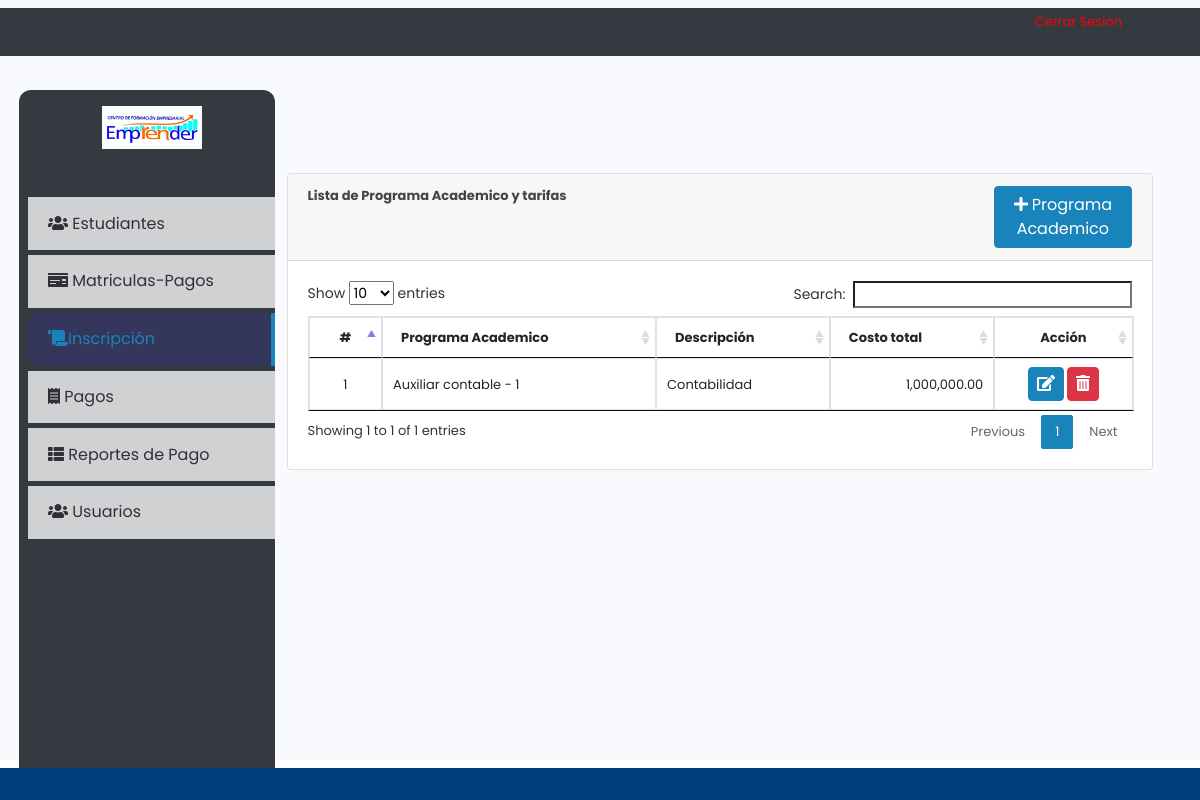
Screenshot of /index.php?page=courses (signed in) with the database file from the repository.
### tables this page shows
CREATE TABLE `courses` (
  `id` int(30) NOT NULL AUTO_INCREMENT,
  `course` varchar(100) NOT NULL,
  `description` text NOT NULL,
  `level` varchar(150) NOT NULL,
  `total_amount` float NOT NULL,
  `date_created` datetime NOT NULL DEFAULT current_timestamp(),
  PRIMARY KEY (`id`)
);

### courses.php (the view, shortened to what this page needs)
<?php include('db_connect.php'); ?>
<div class="container-fluid">
	<div class="col-lg-12">
		<div class="row">
			<div class="col-md-12">
				<div class="card">
					<div class="card-header">
						<b>Lista de Programa Academico y tarifas</b>
						<span class="float:right"><a class="btn btn-primary col-sm-6 col-md-2 float-right" href="javascript:void(0)" id="new_course">
								<i class="fa fa-plus"></i> Programa Academico
							</a></span>
					</div>
					<div class="card-body">
						<table class="table table-condensed table-bordered table-hover">
							<thead>
								<tr>
									<th class="text-center">#</th>
									<th class="">Programa Academico</th>
									<th class="">Descripción</th>
									<th class="">Costo total</th>
									<th class="text-center">Acción</th>
								</tr>
							</thead>
							<tbody>
								<?php
								$i = 1;
								$course = $conn->query("SELECT * FROM courses  order by course asc ");
								while ($row = $course->fetch_assoc()) :
								?>
									<tr>
										<td class="text-center"><?php echo $i++ ?></td>
										<td>
											<?php echo $row['course'] . " - " . $row['level'] ?>
										</td>
										<td class="">
											<p><?php echo $row['description'] ?></p>
										</td>
										<td class="text-right">
											<?php echo number_format($row['total_amount'], 2) ?>
										</td>
										<td class="text-center">
											<button class="btn btn-primary edit_course" type="button" data-id="<?php echo $row['id'] ?>"><i class="fa fa-edit"></i></button>
											<button class="btn btn-danger delete_course" type="button" data-id="<?php echo $row['id'] ?>"><i class="fa fa-trash-alt"></i></button>
										</td>
									</tr>
								<?php endwhile; ?>
							</tbody>
						</table>
					</div>
				</div>
			</div>
		</div>
	</div>
</div>

### assets/css/style.css (style rules this page uses)
body { font-family: "Poppins", sans-serif; color: #444444; width: 100%; height: calc(100%); font-size: .813rem; background-color: #f9fafe; }
a { color: #fc7d1c; }
.btn-primary { color: #fff; background-color: #1984bc; border-color: #1984bc; }
.btn.edit_course, .btn.delete_course, .btn.view_payment, .btn.edit_fees, .btn.delete_fees, .btn.edit_student, .btn.delete_student, .btn.edit_payment, .btn.delete_payment { padding: 4px 8px; }

### courses.php (style rules this page uses)
td { vertical-align: middle !important; }
td p { margin: unset }

### rows the page displays
courses: course "Auxiliar contable", level "1", description "Contabilidad", total_amount "1,000,000.00"
